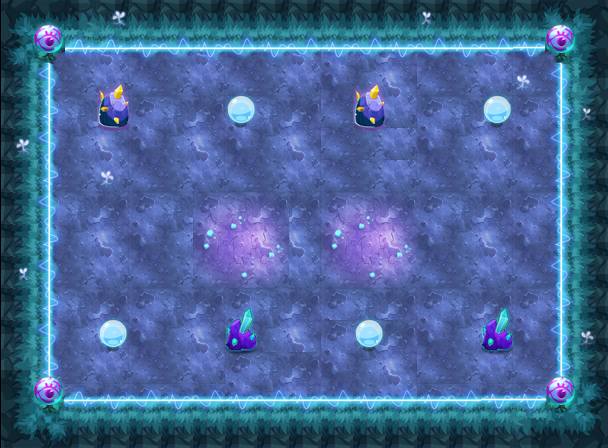

A 2D game scene composited from a Tiled map and its tileset images. What follows is a short description and the map's XML, with each tile layer's data collapsed to a summary:
An orthogonal 19x14 tile map with 32x32 px tiles, 10 tile layers (PASS, 块层 2, 块层 3, 块层 6, ...) and 56 objects (46x ITEM_POINT, 5x START_POINT, 4x EDGE, PLAYER).

<map version="1.0" orientation="orthogonal" width="19" height="14" tilewidth="32" tileheight="32">
<properties>
  <property name="MODE" value="INFINITE" />
 </properties>
 <tileset firstgid="1" name="ysmg" tilewidth="32" tileheight="32">
  <tileoffset x="1" y="0" />
  <image source="ysmg.png" width="480" height="535" />
 </tileset>
 <layer name="PASS" width="19" height="14">
  <data>[266 cells, 124 non-empty, 16 distinct tile ids]</data>
 </layer>
 <layer name="块层 2" width="19" height="14">
  <data>[266 cells, 266 non-empty, 18 distinct tile ids]</data>
 </layer>
 <layer name="块层 3" width="19" height="14">
  <data>[266 cells, 124 non-empty, 11 distinct tile ids]</data>
 </layer>
 <layer name="块层 6" width="19" height="14">
  <data>[266 cells, 54 non-empty, 4 distinct tile ids]</data>
 </layer>
 <layer name="块层 8" width="19" height="14">
  <data>[266 cells, 8 non-empty, 2 distinct tile ids]</data>
 </layer>
 <layer name="块层 10" width="19" height="14">
  <data>[266 cells, 8 non-empty, 2 distinct tile ids]</data>
 </layer>
 <layer name="块层 4" width="19" height="14">
  <data>[266 cells, 8 non-empty, 3 distinct tile ids]</data>
 </layer>
 <layer name="SHELTER 11" width="19" height="14">
  <data>[266 cells, 0 non-empty, 0 distinct tile ids]</data>
 </layer>
 <layer name="SHELTER 9" width="19" height="14">
  <data>[266 cells, 4 non-empty, 2 distinct tile ids]</data>
 </layer>
 <layer name="SHELTER 2" width="19" height="14">
  <data>[266 cells, 4 non-empty, 2 distinct tile ids]</data>
 </layer>
 <objectgroup name="对象层 1" width="19" height="14">
  <object name="ITEM_POINT" type="ITEM_POINT" x="256" y="320" width="32" height="32" />
  <object name="PLAYER" type="PLAYER" x="288" y="224" width="32" height="32" />
  <object name="ITEM_POINT" type="ITEM_POINT" x="160" y="192" width="32" height="32" />
  <object name="ITEM_POINT" type="ITEM_POINT" x="384" y="320" width="32" height="32" />
  <object name="ITEM_POINT" type="ITEM_POINT" x="416" y="192" width="32" height="32" />
  <object name="ITEM_POINT" type="ITEM_POINT" x="192" y="320" width="32" height="32" />
  <object name="ITEM_POINT" type="ITEM_POINT" x="96" y="224" width="32" height="32" />
  <object name="ITEM_POINT" type="ITEM_POINT" x="384" y="160" width="32" height="32" />
  <object name="monster" type="START_POINT" x="128" y="128" width="32" height="32" />
  <object name="ITEM_POINT" type="ITEM_POINT" x="448" y="96" width="32" height="32" />
  <object name="ITEM_POINT" type="ITEM_POINT" x="256" y="96" width="32" height="32" />
  <object name="ITEM_POINT" type="ITEM_POINT" x="288" y="320" width="32" height="32" />
  <object name="ITEM_POINT" type="ITEM_POINT" x="224" y="256" width="32" height="32" />
  <object name="ITEM_POINT" type="ITEM_POINT" x="512" y="352" width="32" height="32" />
  <object name="ITEM_POINT" type="ITEM_POINT" x="512" y="64" width="32" height="32" />
  <object name="monster" type="START_POINT" x="448" y="288" width="32" height="32" />
  <object name="ITEM_POINT" type="ITEM_POINT" x="96" y="256" width="32" height="32" />
  <object name="ITEM_POINT" type="ITEM_POINT" x="192" y="256" width="32" height="32" />
  <object name="ITEM_POINT" type="ITEM_POINT" x="480" y="224" width="32" height="32" />
  <object name="ITEM_POINT" type="ITEM_POINT" x="160" y="96" width="32" height="32" />
  <object name="ITEM_POINT" type="ITEM_POINT" x="480" y="128" width="32" height="32" />
  <object name="ITEM_POINT" type="ITEM_POINT" x="480" y="192" width="32" height="32" />
  <object name="ITEM_POINT" type="ITEM_POINT" x="416" y="320" width="32" height="32" />
  <object name="BOSS" type="START_POINT" x="288" y="160" width="32" height="32" />
  <object name="ITEM_POINT" type="ITEM_POINT" x="320" y="320" width="32" height="32" />
  <object name="ITEM_POINT" type="ITEM_POINT" x="128" y="320" width="32" height="32" />
  <object name="ITEM_POINT" type="ITEM_POINT" x="96" y="192" width="32" height="32" />
  <object name="down_edge" type="EDGE" x="64" y="384" width="480" height="32" />
  <object name="ITEM_POINT" type="ITEM_POINT" x="352" y="256" width="32" height="32" />
  <object name="ITEM_POINT" type="ITEM_POINT" x="320" y="96" width="32" height="32" />
  <object name="ITEM_POINT" type="ITEM_POINT" x="416" y="224" width="32" height="32" />
  <object name="ITEM_POINT" type="ITEM_POINT" x="480" y="256" width="32" height="32" />
  <object name="ITEM_POINT" type="ITEM_POINT" x="288" y="96" width="32" height="32" />
  <object name="ITEM_POINT" type="ITEM_POINT" x="192" y="96" width="32" height="32" />
  <object name="ITEM_POINT" type="ITEM_POINT" x="64" y="64" width="32" height="32" />
  <object name="ITEM_POINT" type="ITEM_POINT" x="384" y="96" width="32" height="32" />
  <object name="ITEM_POINT" type="ITEM_POINT" x="384" y="256" width="32" height="32" />
  <object name="ITEM_POINT" type="ITEM_POINT" x="416" y="96" width="32" height="32" />
  <object name="up_edge" type="EDGE" x="64" y="32" width="480" height="32" />
  <object name="right_edge" type="EDGE" x="544" y="32" width="32" height="384" />
  <object name="ITEM_POINT" type="ITEM_POINT" x="96" y="288" width="32" height="32" />
  <object name="ITEM_POINT" type="ITEM_POINT" x="96" y="128" width="32" height="32" />
  <object name="ITEM_POINT" type="ITEM_POINT" x="160" y="224" width="32" height="32" />
  <object name="ITEM_POINT" type="ITEM_POINT" x="192" y="160" width="32" height="32" />
  <object name="ITEM_POINT" type="ITEM_POINT" x="480" y="288" width="32" height="32" />
  <object name="left_edge" type="EDGE" x="32" y="32" width="32" height="384" />
  <object name="ITEM_POINT" type="ITEM_POINT" x="224" y="160" width="32" height="32" />
  <object name="ITEM_POINT" type="ITEM_POINT" x="480" y="160" width="32" height="32" />
  <object name="ITEM_POINT" type="ITEM_POINT" x="64" y="352" width="32" height="32" />
  <object name="monster" type="START_POINT" x="128" y="288" width="32" height="32" />
  <object name="ITEM_POINT" type="ITEM_POINT" x="160" y="320" width="32" height="32" />
  <object name="monster" type="START_POINT" x="448" y="128" width="32" height="32" />
  <object name="ITEM_POINT" type="ITEM_POINT" x="352" y="160" width="32" height="32" />
  <object name="ITEM_POINT" type="ITEM_POINT" x="448" y="320" width="32" height="32" />
  <object name="ITEM_POINT" type="ITEM_POINT" x="128" y="96" width="32" height="32" />
  <object name="ITEM_POINT" type="ITEM_POINT" x="96" y="160" width="32" height="32" />
 </objectgroup>
</map>
